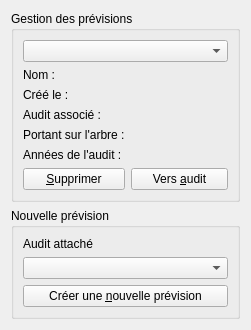
<?xml version="1.0" encoding="UTF-8"?>
<ui version="4.0">
 <class>FormManagePrevisions</class>
 <widget class="QWidget" name="FormManagePrevisions">
  <property name="geometry">
   <rect>
    <x>0</x>
    <y>0</y>
    <width>251</width>
    <height>326</height>
   </rect>
  </property>
  <property name="windowTitle">
   <string>Gestion des prévisions</string>
  </property>
  <property name="whatsThis">
   <string>&lt;html&gt;&lt;head/&gt;&lt;body&gt;&lt;p&gt;Cette fenêtre permet de gérer les prévisions. Une prévision est un scénario qui calcule les valeurs des crédits alloués pour l'année à venir en utilisant des critères (fixés par l'utilisateur) sur les données historiques. Une prévision est attachée à un audit terminé, il peut y avoir plusieurs prévisions attachées à un même audit.&lt;/p&gt;&lt;p&gt;Les valeurs calculées par une prévision peuvent être utilisées pour fabriquer un audit étendu, c'est à dire un audit qui reprend les données de l'audit sur lequel est adossé la prévision et ajoute les valeur prévues calculées pour l'année à venir. Du point de vue du logiciel un audit étendu est un audit indépendant, il n'est pas lié à une prévision.&lt;/p&gt;&lt;/body&gt;&lt;/html&gt;</string>
  </property>
  <layout class="QVBoxLayout" name="verticalLayout_2">
   <item>
    <widget class="QGroupBox" name="groupBoxPrevisions">
     <property name="title">
      <string>Gestion des prévisions</string>
     </property>
     <layout class="QGridLayout" name="gridLayout">
      <item row="3" column="1">
       <widget class="QLabel" name="labelAttachedAudit">
        <property name="text">
         <string/>
        </property>
        <property name="alignment">
         <set>Qt::AlignRight|Qt::AlignTrailing|Qt::AlignVCenter</set>
        </property>
       </widget>
      </item>
      <item row="2" column="0">
       <widget class="QLabel" name="label_2">
        <property name="text">
         <string>Créé le :</string>
        </property>
       </widget>
      </item>
      <item row="1" column="1">
       <widget class="QLabel" name="labelName">
        <property name="text">
         <string/>
        </property>
        <property name="alignment">
         <set>Qt::AlignRight|Qt::AlignTrailing|Qt::AlignVCenter</set>
        </property>
       </widget>
      </item>
      <item row="4" column="0">
       <widget class="QLabel" name="label_5">
        <property name="text">
         <string>Portant sur l'arbre :</string>
        </property>
       </widget>
      </item>
      <item row="3" column="0">
       <widget class="QLabel" name="label_4">
        <property name="text">
         <string>Audit associé :</string>
        </property>
       </widget>
      </item>
      <item row="1" column="0">
       <widget class="QLabel" name="label">
        <property name="text">
         <string>Nom :</string>
        </property>
       </widget>
      </item>
      <item row="2" column="1">
       <widget class="QLabel" name="labelDate">
        <property name="text">
         <string/>
        </property>
        <property name="alignment">
         <set>Qt::AlignRight|Qt::AlignTrailing|Qt::AlignVCenter</set>
        </property>
       </widget>
      </item>
      <item row="0" column="0" colspan="2">
       <widget class="QComboBox" name="comboListPrevisions"/>
      </item>
      <item row="5" column="0">
       <widget class="QLabel" name="label_6">
        <property name="text">
         <string>Années de l'audit :</string>
        </property>
       </widget>
      </item>
      <item row="4" column="1">
       <widget class="QLabel" name="labelAttachedTree">
        <property name="text">
         <string/>
        </property>
        <property name="alignment">
         <set>Qt::AlignRight|Qt::AlignTrailing|Qt::AlignVCenter</set>
        </property>
       </widget>
      </item>
      <item row="5" column="1">
       <widget class="QLabel" name="labelAttachedAuditYears">
        <property name="text">
         <string/>
        </property>
        <property name="alignment">
         <set>Qt::AlignRight|Qt::AlignTrailing|Qt::AlignVCenter</set>
        </property>
       </widget>
      </item>
      <item row="7" column="0">
       <widget class="QPushButton" name="pushButtonDelete">
        <property name="text">
         <string>&amp;Supprimer</string>
        </property>
       </widget>
      </item>
      <item row="7" column="1">
       <widget class="QPushButton" name="pushButtonToAudit">
        <property name="toolTip">
         <string>&lt;html&gt;&lt;head/&gt;&lt;body&gt;&lt;p&gt;Créer un audit prévisionnel indépendant qui contiendra les données de l'audit existant sur lesquelles sont adossées les prévisions &lt;span style=&quot; font-weight:600;&quot;&gt;ainsi que les valeurs calculées par les critères de prévision pour l'année N+1.&lt;/span&gt;&lt;/p&gt;&lt;/body&gt;&lt;/html&gt;</string>
        </property>
        <property name="text">
         <string>Vers &amp;audit</string>
        </property>
       </widget>
      </item>
     </layout>
    </widget>
   </item>
   <item>
    <widget class="QGroupBox" name="groupBox_2">
     <property name="whatsThis">
      <string>&lt;html&gt;&lt;head/&gt;&lt;body&gt;&lt;p&gt;&lt;br/&gt;&lt;/p&gt;&lt;/body&gt;&lt;/html&gt;</string>
     </property>
     <property name="title">
      <string>Nouvelle prévision</string>
     </property>
     <layout class="QVBoxLayout" name="verticalLayout">
      <item>
       <widget class="QLabel" name="label_3">
        <property name="text">
         <string>Audit attaché </string>
        </property>
       </widget>
      </item>
      <item>
       <widget class="QComboBox" name="comboListAudits"/>
      </item>
      <item>
       <widget class="QPushButton" name="pushButtonAddPrevision">
        <property name="text">
         <string>Créer une &amp;nouvelle prévision</string>
        </property>
       </widget>
      </item>
     </layout>
    </widget>
   </item>
  </layout>
 </widget>
 <tabstops>
  <tabstop>comboListAudits</tabstop>
  <tabstop>pushButtonAddPrevision</tabstop>
  <tabstop>comboListPrevisions</tabstop>
  <tabstop>pushButtonToAudit</tabstop>
  <tabstop>pushButtonDelete</tabstop>
 </tabstops>
 <resources/>
 <connections/>
</ui>
